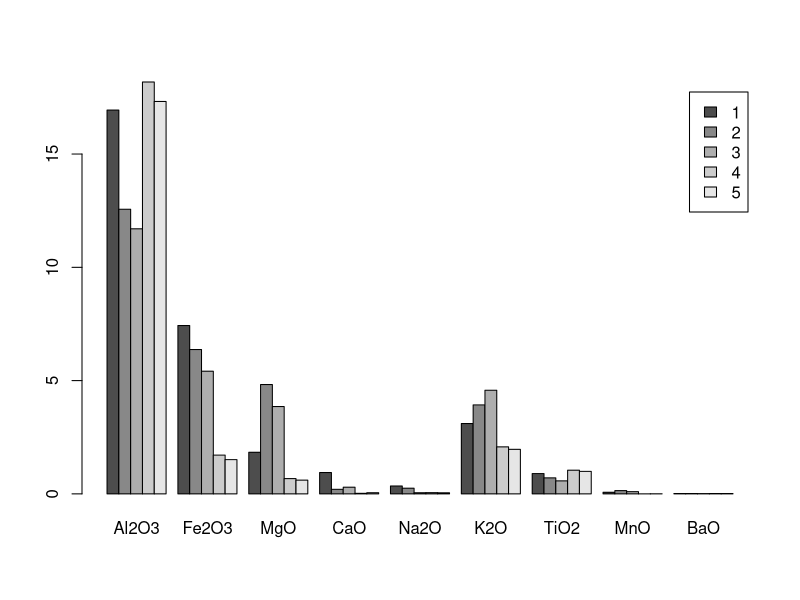
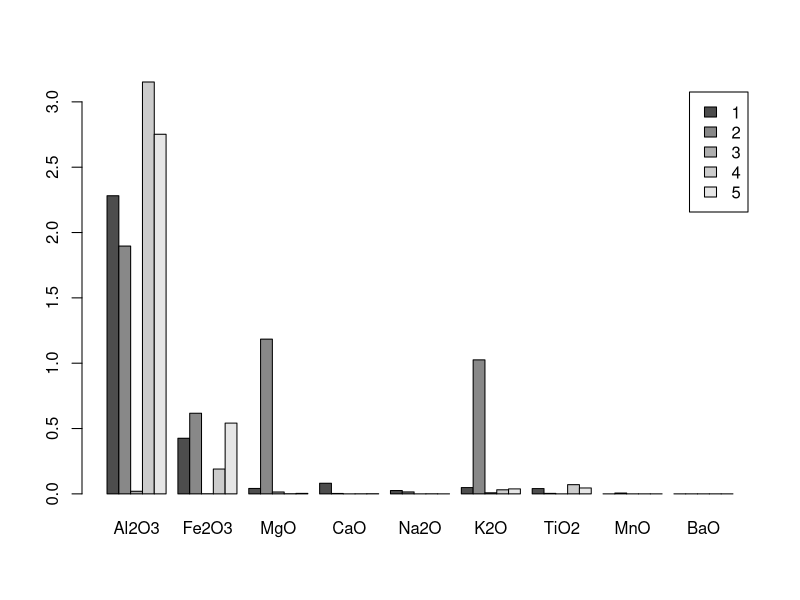

Reproduce these figures in R, in order.
## ---- chunk 1
library(data.table)
library(ggplot2)
## ---- chunk 2
df <- read.csv('RBPottery.csv', header = TRUE)
head(df)
## ---- chunk 3
agg = aggregate(df[,4:12], by=list(df$Kiln), FUN=mean)
m1 <- as.matrix(agg[-1])
row.names(m1) <- agg[,1]
barplot(m1, beside=TRUE, legend=row.names(m1))
## ---- chunk 4
agg = aggregate(df[,4:12], by=list(df$Kiln), FUN=var)
m1 <- as.matrix(agg[-1])
row.names(m1) <- agg[,1]
barplot(m1, beside=TRUE, legend=row.names(m1))
## ---- chunk 5
df1 <- (df[df$Kiln==1,4:12])
df2 <- (df[df$Kiln==2,4:12])
df3 <- (df[df$Kiln==3,4:12])
df4 <- (df[df$Kiln==4,4:12])
df5 <- (df[df$Kiln==5,4:12])
## ---- chunk 6
m1 <- colMeans(df1)
n1 <- dim(df1)[1]
m2 <- colMeans(df2)
n2 <- dim(df2)[1]
m3 <- colMeans(df3)
n3 <- dim(df3)[1]
m4 <- colMeans(df4)
n4 <- dim(df4)[1]
m5 <- colMeans(df5)
n5 <- dim(df5)[1]
mg <- (m1*n1 + m2*n2 + m3*n3 + m4*n4 + m5*n5)/(n1 +n2+n3+n4+n5)
mg
## ---- chunk 7
ESS <- cov(df1)*(n1-1) + cov(df2)*(n2-1) + cov(df3)*(n3-1) + cov(df4)*(n4-1) + cov(df5)*(n5-1)
ESS
## ---- chunk 8
HSS <- n1*(m1 - mg) %*% t(m1 - mg) + n2*(m2 - mg) %*% t(m2 - mg) + n3*(m3 - mg) %*% t(m3 - mg) +n4*(m4 - mg) %*% t(m4 - mg) + n5*(m5 - mg) %*% t(m5 - mg)
HSS
## ---- chunk 9
N <- n1+n2+n3+n4+n5
g <- 5
p <- 9
pillai <- sum(diag(HSS %*% solve(ESS + HSS)))
pillai_s <- min(p,g-1)
pillai_m <- (abs(p-g+1)-1)/2
pillai_r <- (N-g-p-1)/2
pillai_stat <- (2*pillai_r + pillai_s + 1)*pillai/
  ((2*pillai_m + pillai_s + 1)*(pillai_s - pillai))
p_val <- 1 - pf(pillai_stat,df1 = pillai_s*(2*pillai_r + pillai_s + 1),
       df2 = pillai_s*(2*pillai_m + pillai_s + 1))
p_val
